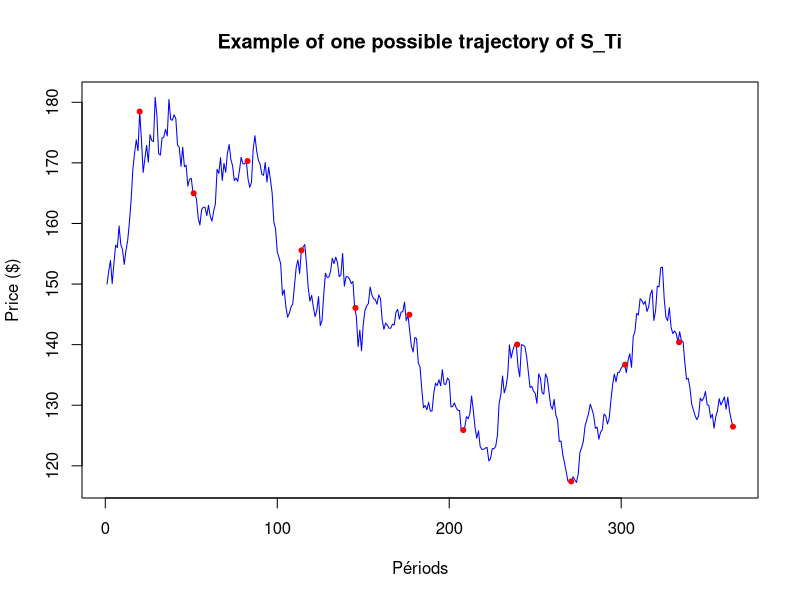

Write the R code that produced this figure. (Note: this script raises an error after producing the figure.)
#question1 with separation of plotting number of sti and number of sti to calculate payoff + 1.2 easier 

S0 <- 150        
r <- 0.04       
sigma <- 0.3    
T <- 1           
m <- 365
dt <- T / m      
K <- 150         
n_sim <- 10000   

payoffs <- numeric(n_sim) 

for (j in 1:n_sim) {
  Z <- rnorm(m, mean = 0, sd = 1)  
  S_Ti <- numeric(m)
  S_Ti[1] <- S0
  
  for (i in 2:m) {
    S_Ti[i] <- S_Ti[i-1] * exp((r - (sigma^2) / 2) * dt + sigma * sqrt(dt) * Z[i-1])
  }
  
  S_Ti_12 <- S_Ti[seq(1, m, length.out = 12)]
  
  A_T <- prod(S_Ti_12)^(1 / 12)
  
  payoffs[j] <- max(A_T - K, 0)
}

V_0 <- mean(payoffs) * exp(-r * T)
V_0

plot(1:m, S_Ti, type = "l", col = "blue",
     main = "Example of one possible trajectory of S_Ti",
     xlab = "Périods", ylab = "Price ($)")
points_indices <- seq(20, m, length.out = 12)
points_values <- S_Ti[points_indices]
points(points_indices, points_values, col = "red", pch = 20)


#1.2
d1_value <- 1/(0.3)*(log(1) + (r + (sigma^2) / 2) * T) 
d2_value = 1/(0.3)*(log(1) + (r - (sigma^2) / 2) * T)
V0_euro = 150*pnorm(d1_value)- 150*exp(-0.04)*pnorm(d2_value)   



#---------------------------------------------------------------------------------------------------------------------------------





#1.1
S0 <- 150        
r <- 0.04       
sigma <- 0.3    
T <- 1           
m <- 12 
dt <- T / m      
K <- 150         
n_sim <- 10000   

payoffs <- numeric(n_sim) 

for (j in 1:n_sim) {
  Z <- rnorm(n_sim, mean=0, sd=1)  
  S_Ti <- numeric(m)
  S_Ti[1] <- S0
  

for (i in 2:m) {
    S_Ti[i] <- S_Ti[i-1] * exp((r * (sigma^2) / 2) * dt + sigma * sqrt(dt) * Z[i-1])
}
A_T <- prod(S_Ti)^(1/m)
payoffs[j] <- max(A_T - K, 0)
}

V_t <- mean(payoffs) * exp(-r * T)

#1.2
s <- seq(0, T, length.out = m)
d1_values <- numeric(m)
d2_values <- numeric(m)

for (i in 1:m) {
  d1_values[i] <- (log(S_Ti[i] / K) + (r + (sigma^2) / 2) * (T - s[i])) / (sigma * sqrt(T - s[i]))
  d2_values[i] <- d1_values[i] - sigma * sqrt(T - s[i])
}

v_call_values <- numeric(m)

for (i in 1:m) {
  v_call_values[i] <- max(S_Ti[i] * pnorm(d1_values[i]) - K * exp(-r * (T - s[i])) * pnorm(d2_values[i]), 0)
}
v_call_values

#1.3
K_star <- 225 
for (j in 1:n_sim) {
  Z_star <- rnorm(n_sim, mean=0, sd=1)  
  S_Ti_star <- numeric(m)
  S_Ti_Star[1] <- S0
  barrier_hit <- FALSE   #barrier not passed
    for (i in 2:m) {
    S_Ti_star[i] <- S_Ti_star[i - 1] * exp((r - (sigma^2) / 2) * dt + sigma * sqrt(dt) * Z_star[i - 1])
    if (S_Ti_star[i] > K_star) {
      barrier_hit <- TRUE  # barrier passed
    }
  }
  
A_T_star <- prod(S_Ti_star)^(1/m)
payoffs_up_in <- numeric(n_sim)
payoffs_up_out <- numeric(n_sim)
  if (barrier_hit) {
    payoffs_up_in[j] <- max(A_T - K, 0)
  } else {
    payoffs_up_in[j] <- 0
  }  #barrier up-in
  
  if (!barrier_hit) {
    payoffs_up_out[j] <- max(A_T - K, 0)
  } else {
    payoffs_up_out[j] <- 0
  }
} #barrier up-out

V_t_up_in <- mean(payoffs_up_in) * exp(-r * T)
V_t_up_out <- mean(payoffs_up_out) * exp(-r * T)
print(V_t_up_in)
print(V_t_up_out)
#2.1
delta <- T / m
i_t <- floor(t / delta)
alpha_t <- (i_t * delta - t) / delta

sigma_A <- sqrt(
  (sigma^2 * delta / m^2) * (
    (m - i_t + 1)^2 * alpha_t +
    (m - i_t) * (m - i_t + 1) * (2 * (m - i_t) + 1) / (6 * (m - i_t + 1))
  )
)

sigma_A_squared <- (sigma^2 * delta / m^2) * (
  (m - i_t + 1)^2 * alpha_t +
  (m - i_t) * (m - i_t + 1) * (2 * (m - i_t) + 1) / (6 * (m - i_t + 1))
)

mu_A_t <- ((r - 0.5 * sigma^2) / m) * delta * (
  (m - i_t + 1) * alpha_t + ((m - i_t) * (m - i_t + 1)) / 2
) - (r - 0.5 * sigma_A_squared) * (T - t)

S_t <- S0 * exp((r - 0.5 * sigma^2) * t)
Y_t <- S_t * prod(S_Ti)
X_t <- Y_t * exp(mu_A_t)

d1 <- (log(S0 / K) + (r + 0.5 * sigma_A^2) * T) / (sigma_A * sqrt(T))
d2 <- d1 - sigma_A * sqrt(T)
V_t1 <- S_t * pnorm(d1) - K * exp(-r * T) * pnorm(d2)
